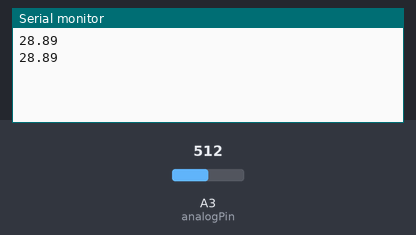
Bench run of a sketch on a simulated Arduino Uno, built with avr-gcc and run on an emulated ATmega328P. On the bench: the last lines printed to the serial monitor. The test bench sets the inputs (shaded band); at power-on: A3 (analogPin) = 512.

Above: at 2.7 s.
2.8 s: A3 (analogPin) set to 716
At 3.8 s:
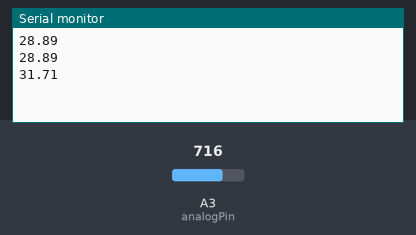
5.8 s: A3 (analogPin) set to 900
At 6.6 s:
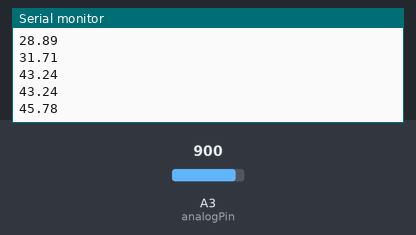
Timing chart, 0 to 8.3 s (numbered marks = the images above; inputs shaded):
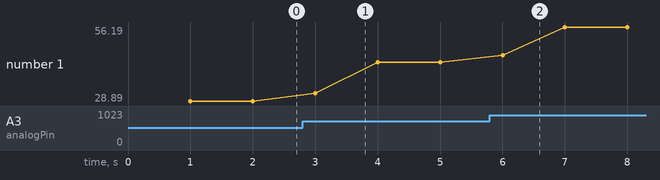

Measured:
- after the input at 2.8 s, the serial monitor: prints a new line after 0.20 s (image 1)
- after the input at 5.8 s, the serial monitor: prints a new line after 0.20 s (image 2)
- plotted number 1: 28.89 → 43.24 after the input at 2.8 s, 43.24 → 56.19 after the input at 5.8 s

The sketch:

Lab_1_Thermocouple.ino
```cpp
/* ENSC 475 Lab 1 - Thermocouple
 *  Date: 23 Jan 2018
 *  Authors: Isaac Cheng Hui Tan
 *           Nathanael Davis Tan
 *
*/


int analogPin = 3;                            // pin input of arduino for ADC
unsigned long int rawVal = 0;                 // variable to store the value read
float temp = 0;                               // Temperature in Celcius
float m = .07034; //.0617;                    // slope coefficient of conversion to celcius
float c = -7.1198; //-6.232;                  // y-intercept coefficient of conversion to celcius
unsigned long previousMillis = 0;             // variable to store the last checked time.
int avgtime = 1000;                           // number of milliseconds for averaging.
int count  = 0;                               // number of samples taken for averaging
float sampleVal = 0.0;                        // Variable to store the averaged Value
float correctedVal = 0.0;

void setup()
{
  Serial.begin(9600);                         //  setup serial
}

void loop()
{
  rawVal = analogRead(analogPin) + rawVal;    // read the input pin [0-1023, 0-5v], add it to storage variable
  count++;                                    // increment the number of samples.
  //Serial.println(rawVal);                   // debug value
  //read values for room temp - ADC [457, 22.8C]
  //read values for cold pack - ADC [80, -1.5C]
  //read values for warm body - ADC [581, 29.0C]
  //fitting to linear plot gives m = .0617, c = -6.2320
  //With different power supply
  // room temp [410, 22.6]
  // body temp [598 , 34.4]
  // ice       [106 , 0]
  if(millis() - previousMillis >= avgtime)    // Check if it is time to process the data and print to serial
  {
    sampleVal = rawVal/count;                 // Average the collected values to obtain an averaged ADC reading
    //Serial.println(sampleVal);                 // For Debugging
    //Serial.println(count);
    correctedVal = sampleVal;
    temp = correctedVal*m + c;                   // converting ADC value into Celcius
    count =0;                                 // Resets the variables for next cycle of averaging
    rawVal =0;
    Serial.println(temp);                     // Print the temperature in Celcius onto serial.
    previousMillis = millis();                // Resets the timer for the next cycle of sampling.

  }
}
```
